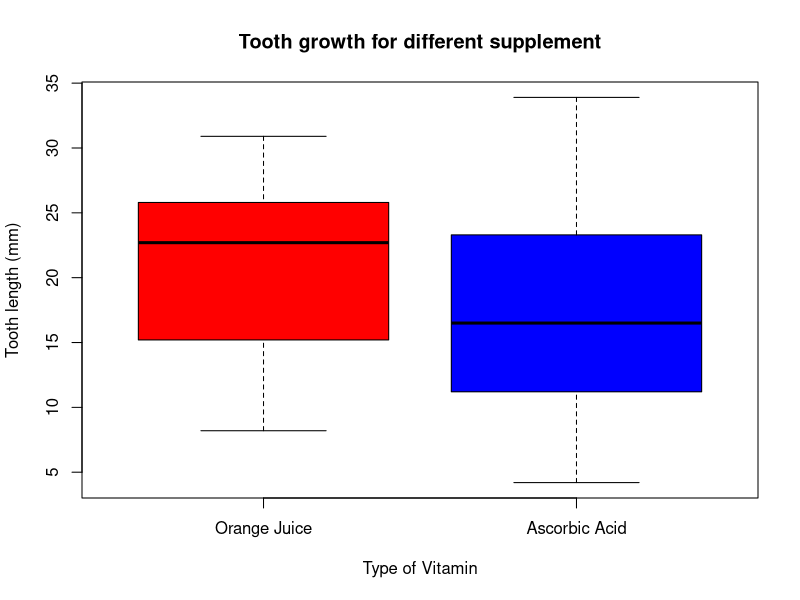
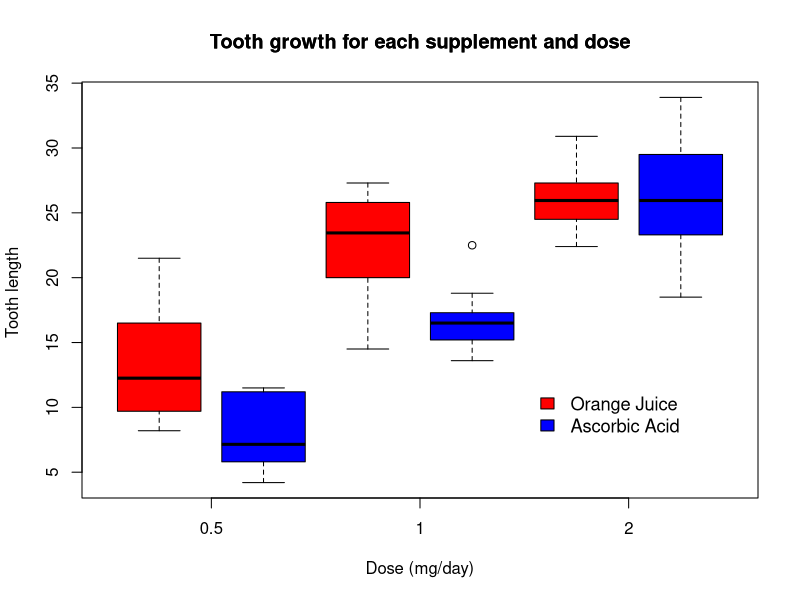

The R script that drew these images, in order:
## ---- chunk 1
knitr::opts_chunk$set(echo = TRUE)
library(dplyr)
library(knitr)
## ---- chunk 2

data(ToothGrowth)
dt <- ToothGrowth
str(dt)

## ---- chunk 3

boxplot(dt$len~dt$supp, col=c("red","blue"), xaxt = "n", main = "Tooth growth for different supplement", xlab = "Type of Vitamin", ylab = "Tooth length (mm)")
axis(1, 1:2, c("Orange Juice", "Ascorbic Acid"))

## ---- chunk 4

qt(0.975, 58)

## ---- chunk 5

OJ_dt <- dt[dt$supp=="OJ",]
VC_dt <- dt[dt$supp=="VC",]
t.test(OJ_dt$len,VC_dt$len, var.equal = FALSE , paired = FALSE)

## ---- chunk 6

t.test(OJ_dt$len,VC_dt$len, var.equal = TRUE , paired = FALSE)

## ---- chunk 7
boxplot(dt$len~dt$supp*dt$dose, main = "Tooth growth for each supplement and dose",
        col=c("red","blue"), xaxt = "n", xlab = "Dose (mg/day)",ylab = "Tooth length ")
title(main = "Tooth growth for each supplement and dose")
axis(1, c(1.5, 3.5, 5.5 ) , c(0.5, 1.0, 2.0 ))
legend(x = c(4.5, 5.5), y = c(8, 12), legend=c("Orange Juice", "Ascorbic Acid"), 
       fill = c("red","blue"),col=c("red", "blue"), box.lty=0, cex=1.1)

## ---- chunk 8
OJ_dt05 <- OJ_dt[OJ_dt$dose==0.5,]
VC_dt05 <- VC_dt[VC_dt$dose==0.5,]
n05 <- length(OJ_dt05)+length(VC_dt05)
qt(0.975, n05)

## ---- chunk 9
OJ_dt10 <- OJ_dt[OJ_dt$dose==1.0,]
VC_dt10 <- VC_dt[VC_dt$dose==1.0,]
n10 <- length(OJ_dt10)+length(VC_dt10)
qt(0.975, n10)
## ---- chunk 10
OJ_dt20 <- OJ_dt[OJ_dt$dose==2.0,]
VC_dt20 <- VC_dt[VC_dt$dose==2.0,]
n20 <- length(OJ_dt20)+length(VC_dt20)
qt(0.975, n20)
## ---- chunk 11

t.test(OJ_dt05$len,VC_dt05$len, var.equal = FALSE , paired = FALSE)

## ---- chunk 12

t.test(OJ_dt10$len,VC_dt10$len, var.equal = FALSE , paired = FALSE)

## ---- chunk 13

t.test(OJ_dt20$len,VC_dt20$len, var.equal = FALSE , paired = FALSE)

